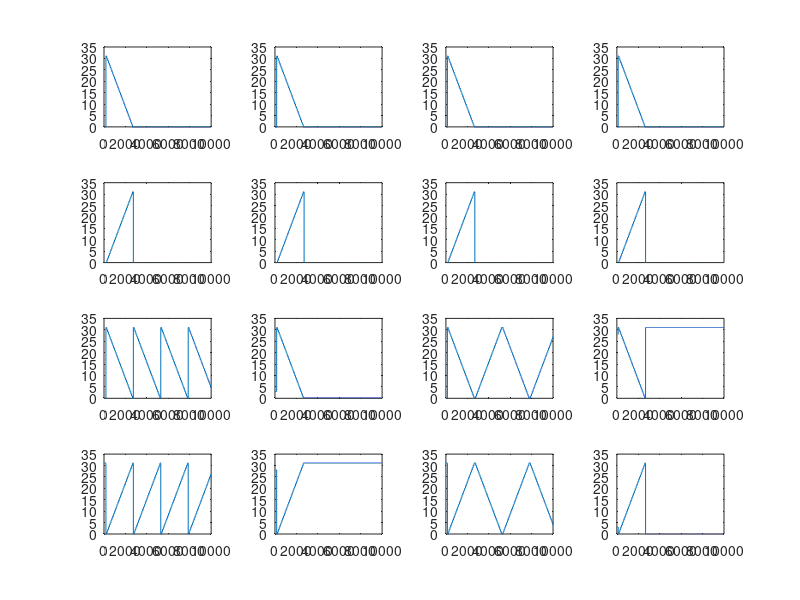

MATLAB code for this plot:
data = csvread('envelope.csv');

shapes = data(:,3);
shapes = unique(shapes);

figure;
for i=1:numel(shapes)
	shape = shapes(i);
	idx = ismember(data(:,3),shape);
	shapedata = data(idx,:);
	shapedata = shapedata(1:10000,:);
	shapedata(:,1) = shapedata(:,1)-shapedata(1,1);
	subplot(4,4,shape+1);
	plot(shapedata(:,1),shapedata(:,2));
end

